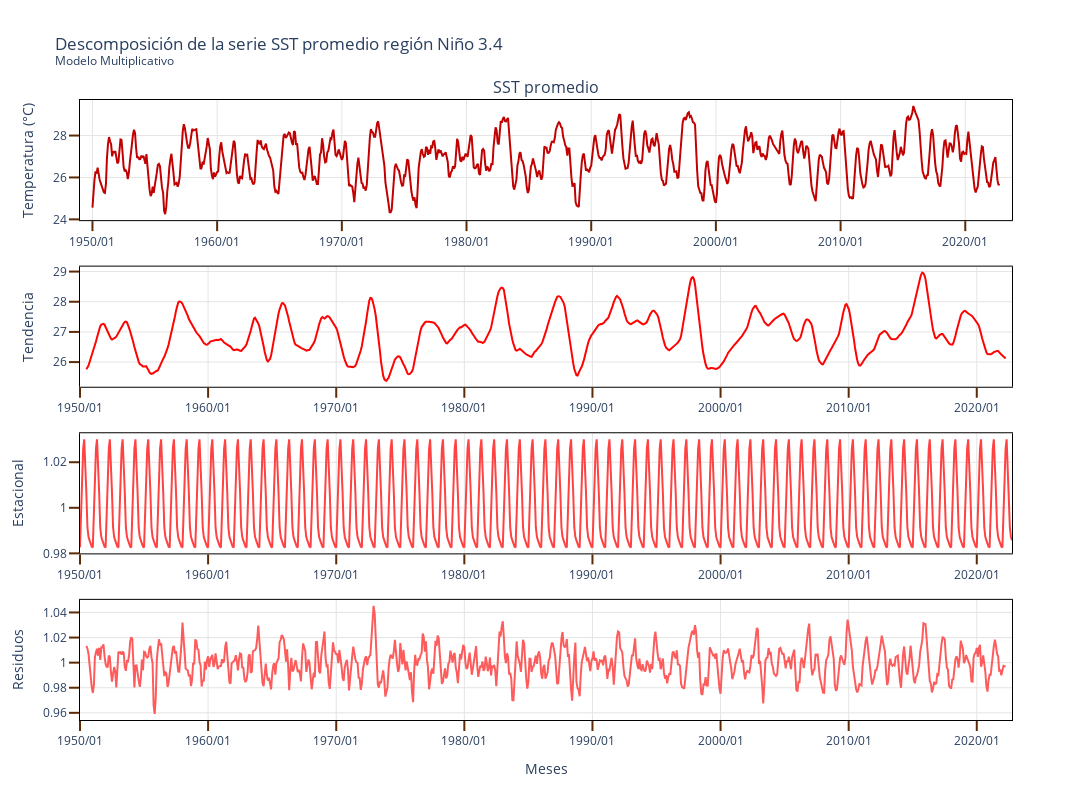

The notebook cell this image was saved under:
### Code cell
# Modelo Multiplicativo
fig_multiplicativo = seasonal_decompose_plot(data=data_pandas[['nino34_mean']].dropna().copy(),
                                            model='multiplicable',
                                            period=12)
                                            
fig_multiplicativo.write_image(DIR + 'figures/nino34/descom_multiplicativo.png')
fig_multiplicativo.show()

### Figure 1 — Plotly figure (JSON) as saved in the notebook; plotly's stock layout.template omitted (floating-point values rounded to 4 significant figures; data arrays with more than 128 entries replaced by an {"elided": "..."} marker saying what was removed)
{"data": [{"line": {"color": "#C10101", "width": 2}, "mode": "lines", "name": "Tempreatura promedio observada NIÑO 3.4", "type": "scatter", "x": {"elided": "874 str values"}, "xaxis": "x", "y": {"elided": "874 float values"}, "yaxis": "y"}, {"line": {"color": "#FF0303", "width": 2}, "mode": "lines", "name": "NIÑO 3.4", "type": "scatter", "x": {"elided": "874 str values"}, "xaxis": "x2", "y": {"elided": "874 float values"}, "yaxis": "y2"}, {"line": {"color": "#FF4242", "width": 2}, "mode": "lines", "name": "NIÑO 3.4", "type": "scatter", "x": {"elided": "874 str values"}, "xaxis": "x3", "y": {"elided": "874 float values"}, "yaxis": "y3"}, {"line": {"color": "#FE5C5C", "width": 2}, "mode": "lines", "name": "NIÑO 3.4", "type": "scatter", "x": {"elided": "874 str values"}, "xaxis": "x4", "y": {"elided": "874 float values"}, "yaxis": "y4"}], "layout": {"annotations": [{"font": {"size": 16}, "showarrow": false, "text": "SST promedio", "x": 0.5, "xanchor": "center", "xref": "paper", "y": 1, "yanchor": "bottom", "yref": "paper"}], "height": 800, "showlegend": false, "title": {"text": "\n                                 Descomposición de la serie SST promedio región Niño 3.4\n                                 <br><sup>Modelo Multiplicativo</sup>\n                                 "}, "width": 1500, "xaxis": {"anchor": "y", "domain": [0, 1], "gridcolor": "#E4E4E4", "linecolor": "black", "linewidth": 1, "mirror": true, "range": ["1949-01-01T00:00:00", "2023-10-01T00:00:00"], "showline": true, "tickcolor": "#5C2B05", "tickformat": "%Y/%m", "ticklen": 10, "ticks": "outside", "tickwidth": 2, "title": {"text": ""}}, "xaxis2": {"anchor": "y2", "domain": [0, 1], "gridcolor": "#E4E4E4", "linecolor": "black", "linewidth": 1, "mirror": true, "showline": true, "tickcolor": "#5C2B05", "tickformat": "%Y/%m", "ticklen": 10, "ticks": "outside", "tickwidth": 2, "title": {"text": ""}}, "xaxis3": {"anchor": "y3", "domain": [0, 1], "gridcolor": "#E4E4E4", "linecolor": "black", "linewidth": 1, "mirror": true, "showline": true, "tickcolor": "#5C2B05", "tickformat": "%Y/%m", "ticklen": 10, "ticks": "outside", "tickwidth": 2, "title": {"text": ""}}, "xaxis4": {"anchor": "y4", "domain": [0, 1], "gridcolor": "#E4E4E4", "linecolor": "black", "linewidth": 1, "mirror": true, "showline": true, "tickcolor": "#5C2B05", "tickformat": "%Y/%m", "ticklen": 10, "ticks": "outside", "tickwidth": 2, "title": {"text": "Meses"}}, "yaxis": {"anchor": "x", "domain": [0.8063, 1], "gridcolor": "#E4E4E4", "linecolor": "black", "linewidth": 1, "mirror": true, "showline": true, "tickcolor": "#5C2B05", "ticklen": 10, "ticks": "outside", "tickwidth": 2, "title": {"text": "Temperatura (°C)"}}, "yaxis2": {"anchor": "x2", "domain": [0.5375, 0.7312], "gridcolor": "#E4E4E4", "linecolor": "black", "linewidth": 1, "mirror": true, "showline": true, "tickcolor": "#5C2B05", "ticklen": 10, "ticks": "outside", "tickwidth": 2, "title": {"text": "Tendencia"}}, "yaxis3": {"anchor": "x3", "domain": [0.2687, 0.4625], "gridcolor": "#E4E4E4", "linecolor": "black", "linewidth": 1, "mirror": true, "showline": true, "tickcolor": "#5C2B05", "ticklen": 10, "ticks": "outside", "tickwidth": 2, "title": {"text": "Estacional"}}, "yaxis4": {"anchor": "x4", "domain": [0, 0.1938], "gridcolor": "#E4E4E4", "linecolor": "black", "linewidth": 1, "mirror": true, "showline": true, "tickcolor": "#5C2B05", "ticklen": 10, "ticks": "outside", "tickwidth": 2, "title": {"text": "Residuos"}}}}
